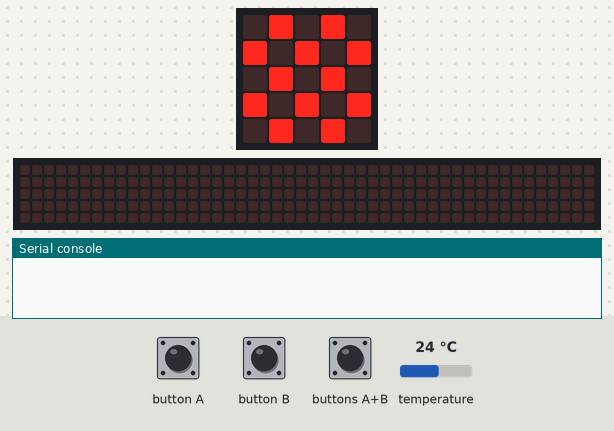
A program run on a simulated BBC micro:bit (MakeCode). On the bench: the board's 5×5 LED display, a strip that is not on the board, showing the scrolling text unrolled, the last lines printed to the serial console. The test bench sets the inputs (shaded band); at power-on: temperature 24 °C. The 48×5 strip is a reading aid, not a part: it shows the text the display is scrolling, unrolled, one strip-width of it at a time; data-log rows are listed on the console.

Above: at 1.8 s.
1.9 s: buttons A+B pressed for 0.15 s
At 2.12 s:
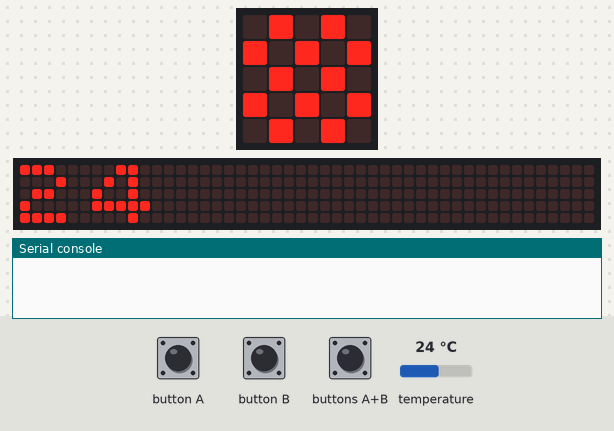
2.6 s: buttons A+B pressed for 1 s
4.2 s: temperature set to 12 °C
At 4.93 s:
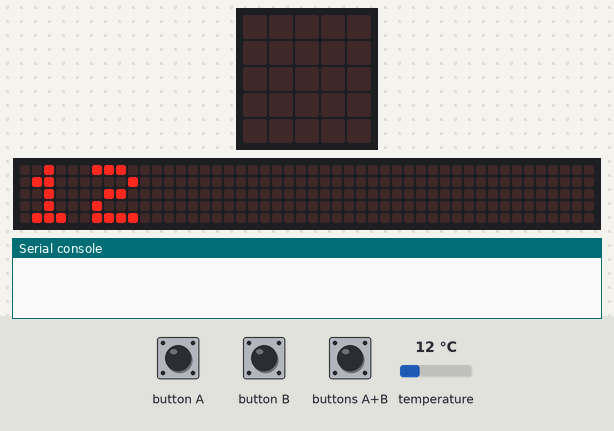
7.2 s: button A pressed for 0.15 s
At 8.0 s:
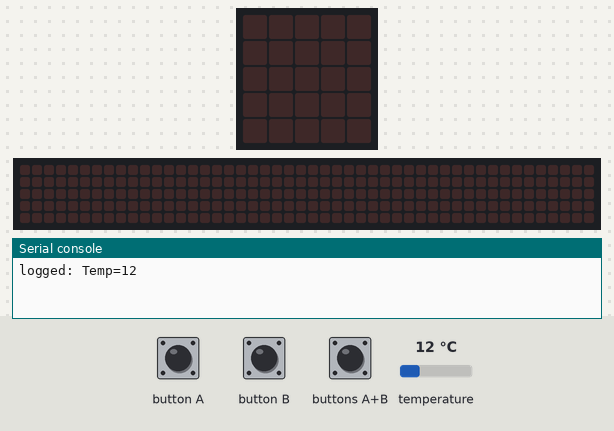
Timing chart, 0 to 9.9 s (numbered marks = the images above; inputs shaded):
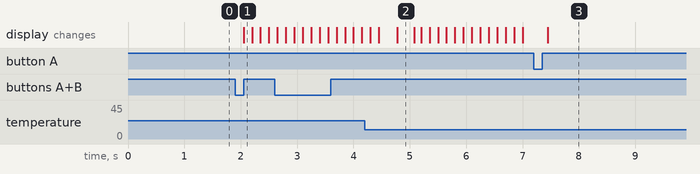

The program:

main.ts
```typescript
input.onButtonPressed(Button.A, function () {
    Start = true
})
input.onButtonPressed(Button.AB, function () {
    basic.showNumber(input.temperature())
})
input.onButtonPressed(Button.B, function () {
    Start = false
})
let Start = false
basic.showIcon(IconNames.Chessboard)
loops.everyInterval(500, function () {
    if (Start) {
        datalogger.log(datalogger.createCV("Temp", input.temperature()))
    }
})
basic.forever(function () {

})
```

test.ts
```typescript
// aquí va el archivo "tests"; esto no se compilará cuando este paquete se utilice como una extensión.
```

Measured:
- after the input at 1.9 s, the display: changes after 0.15 s (image 1)
